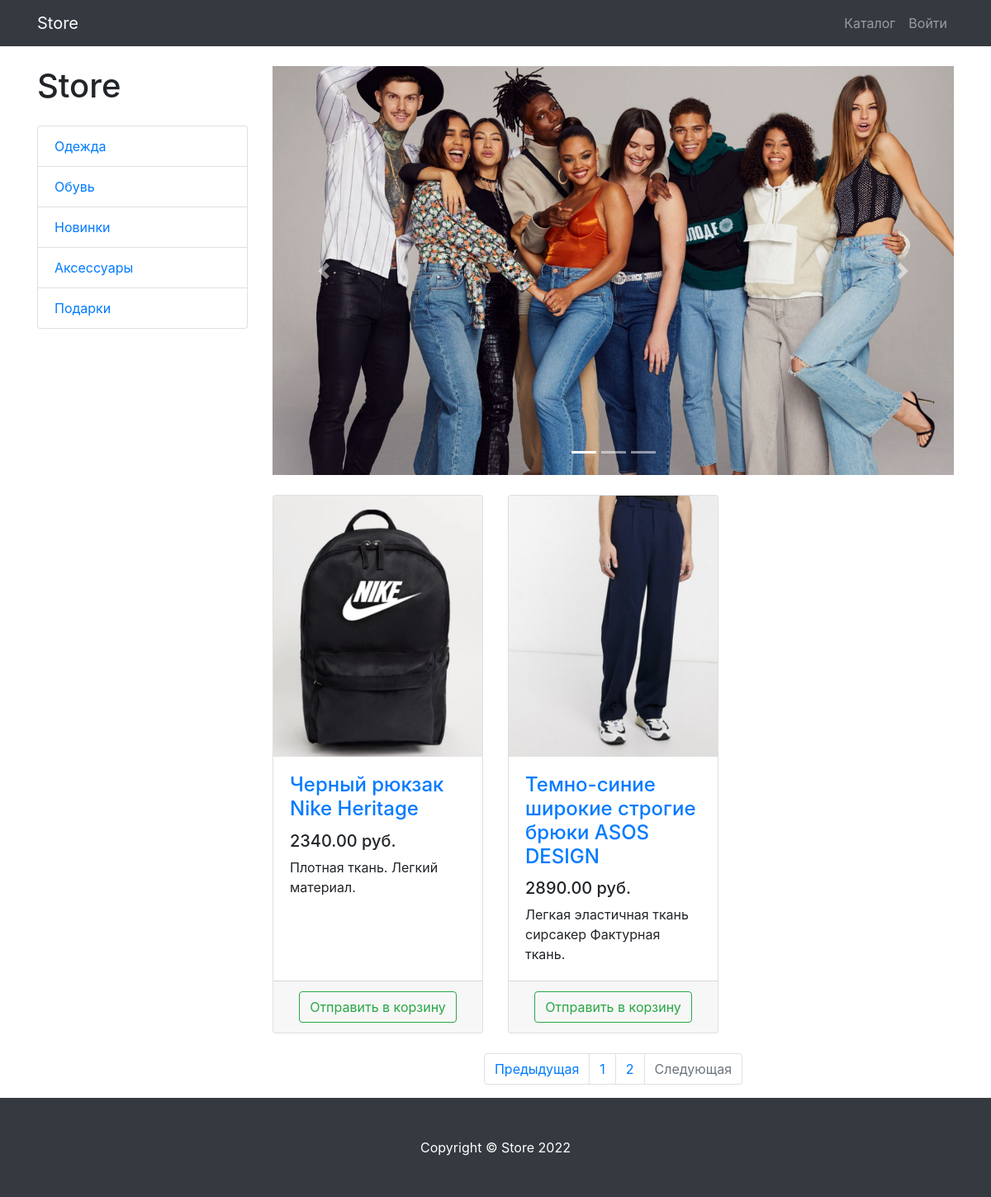
The page /products/category/1/?page=2 on the database its author committed.
### products/models.py (models this page shows, shortened)
class ProductCategory(models.Model):
    name = models.CharField(max_length=128, unique=True)
    description = models.TextField(null=True, blank=True)
    class Meta:
        verbose_name = 'Category'
        verbose_name_plural = 'Categories'

class Product(models.Model):
    name = models.CharField(max_length=256)
    description = models.TextField()
    price = models.DecimalField(max_digits=10, decimal_places=2)
    quantity = models.PositiveIntegerField(default=0)
    image = models.ImageField(upload_to='products_images')
    category = models.ForeignKey(to=ProductCategory, on_delete=models.CASCADE)
    class Meta:
        verbose_name = 'Product'
        verbose_name_plural = 'Products'

### products/views.py (the view)
# urls.py: path('', ProductsListView.as_view(), name='index'),
class ProductsListView(CommonMixin, ListView):
    model = Product
    template_name = 'products/products.html'
    paginate_by = 3
    title = 'Store - Каталог'
    def get_queryset(self):
        query_set = super(ProductsListView, self).get_queryset()
        category_id = self.kwargs.get('category_id')
        return query_set.filter(category_id=category_id) if category_id else query_set
    def get_context_data(self, *, object_list=None, **kwargs):
        context = super(ProductsListView, self).get_context_data()
        context['categories'] = ProductCategory.objects.all()
        return context

### common/views.py (called while the page is built)
    def get_context_data(self, **kwargs):
        context = super(CommonMixin, self).get_context_data(**kwargs)
        context['title'] = self.title
        return context

### products/context_processors.py (called while the page is built)
def baskets(request):
    user = request.user
    return {'baskets': Basket.objects.filter(
        user=user) if user.is_authenticated else []}

### products/templates/products/products.html (shortened to what this page needs)
{% extends 'products/base.html' %}
{% load static %}
{% block css %}
    <link href="{% static 'vendor/css/products.css' %}" rel="stylesheet">
{% endblock %}
{% block content %}
<div class="container">
    <div class="row">
        <div class="col-lg-3">
            <h1 class="my-4">Store</h1>
            <div class="list-group">
                {% for category in categories %}
                    <a href="{% url 'products:category' category.id  %}" class="list-group-item">
                        {{ category.name }}
                    </a>
                {% endfor %}
            </div>
        </div>
        <div class="col-lg-9">
            <div id="carouselExampleIndicators" class="carousel slide my-4" data-ride="carousel">
                <ol class="carousel-indicators">
                    <li data-target="#carouselExampleIndicators" data-slide-to="0" class="active"></li>
                    <li data-target="#carouselExampleIndicators" data-slide-to="1"></li>
                    <li data-target="#carouselExampleIndicators" data-slide-to="2"></li>
                </ol>
                <div class="carousel-inner" role="listbox">
                    <div class="carousel-item active">
                        <img class="d-block img-fluid" src="{% static 'vendor/img/slides/slide-1.jpg' %}" alt="First slide">
                    </div>
                </div>
                <a class="carousel-control-prev" href="#carouselExampleIndicators" role="button" data-slide="prev">
                    <span class="carousel-control-prev-icon" aria-hidden="true"></span>
                </a>
                <a class="carousel-control-next" href="#carouselExampleIndicators" role="button" data-slide="next">
                    <span class="carousel-control-next-icon" aria-hidden="true"></span>
                </a>
            </div>
            <div class="row">
                {% for product in object_list %}
                <div class="col-lg-4 col-md-6 mb-4">
                    <div class="card h-100">
                        <a href="#">
                            <img class="card-img-top"
                                 src="{{ product.image.url }}"
                                 alt="">
                        </a>
                        <div class="card-body">
                            <h4 class="card-title">
                                <a href="#">
                                    {{ product.name }}
                                </a>
                            </h4>
                            <h5>
                                {{ product.price }} руб.
                            </h5>
                            <p class="card-text">
                                {{ product.description }}
                            </p>
                        </div>
                        <div class="card-footer text-center">
                            <a class="btn btn-outline-success" href="{% url 'products:basket_add' product.id %}">
                               Отправить в корзину
                            </a>
                        </div>
                    </div>
                </div>
                {% endfor %}
            </div>
            {% if is_paginated %}
            <nav aria-label="Page navigation example">
                <ul class="pagination justify-content-center">
                    <li class="page-item {% if not page_obj.has_previous %} disabled {% endif %}">
                        <a class="page-link" href="{% if page_obj.has_previous %}
                        ?page= {{ page_obj.previous_page_number }}
                           {% else %} # {% endif %}"
                           tabindex="-1" aria-disabled="true">
                            Предыдущая
                        </a>
                    </li>
                    {% for page in paginator.page_range %}
                    <li class="page-item">
                        <a class="page-link" href="?page={{ page }}">
                            {{ page }}
                        </a>
                    </li>
                    {% endfor %}
                    <li class="page-item {% if not page_obj.has_next %} disabled {% endif %}">
                        <a class="page-link"
                           href="{% if page_obj.has_next %} ?page={{ page_obj.next_page_number }}
                            {% else %} # {% endif %}" >
                            Следующая
                        </a>
                    </li>
                </ul>
            </nav>
            {% endif %}
        </div>
    </div>
</div>
{% endblock %}
{% block footer %}
<footer class="py-5 bg-dark">
    <div class="container">
        <p class="m-0 text-center text-white">Copyright &copy; Store 2022</p>
    </div>
</footer>
{% endblock %}

### rows shown on the page
ProductCategory: name "Одежда"
ProductCategory: name "Обувь"
ProductCategory: name "Новинки"
ProductCategory: name "Аксессуары"
ProductCategory: name "Подарки"
Product: image (picture), name "Черный рюкзак Nike Heritage", price "2340.00", description "Плотная ткань. Легкий материал."
Product: image (picture), name "Темно-синие широкие строгие брюки ASOS DESIGN", price "2890.00", description "Легкая эластичная ткань сирсакер Фактурная ткань."

### other values the page prints
{{ page }} "1" "2"
